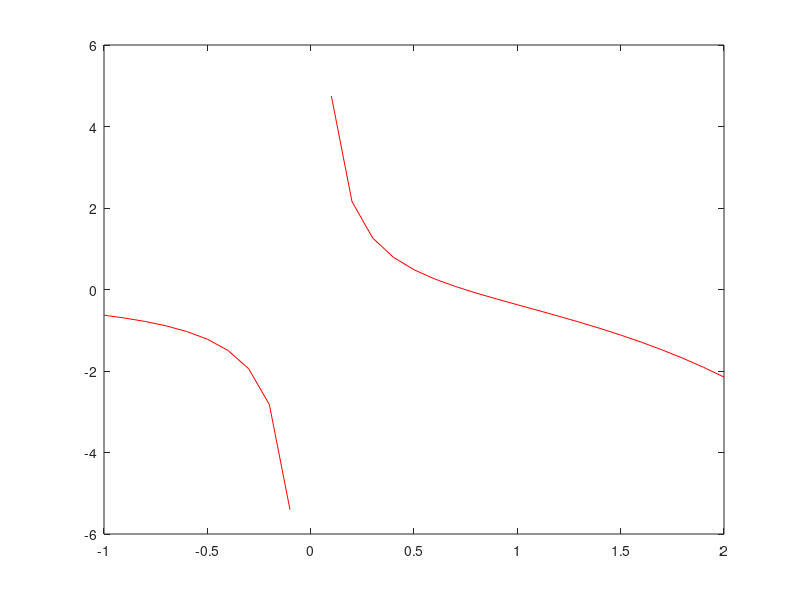

MATLAB code for this plot:
x = [-1 1 2];
f = [-1.635 4.75 8.25];

phi1 = @(x) 1./x;
phi2 = @(x) exp(x);

A = [sum(phi1(x).*phi1(x)) sum(phi1(x).*phi2(x)); sum(phi2(x).*phi1(x)) sum(phi2(x).*phi2(x))];

b = [f.*sum(phi1(x)); f.*sum(phi2(x))];

c = A\b;
disp(c);

M = @(x) c(1).*phi1(x) + c(2).*phi2(x);

res = f - M(x);
S = sum((res).^2); % somatório do quadrado dos resíduos
disp(S);

new_x = -1:0.1:2;
new_f = M(new_x);

plot(new_x, new_f, "red");